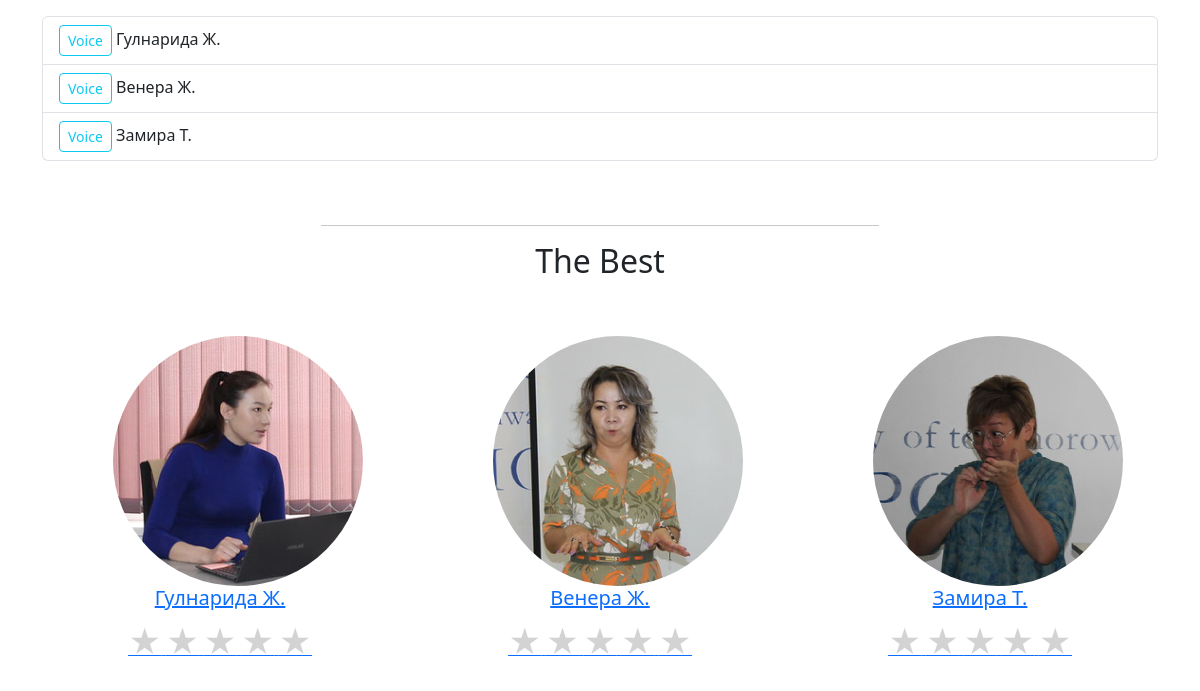
The page / on the database its author committed.
### main/models.py (models this page shows)
class Prepod(models.Model):
    name = models.CharField(max_length=100)
    photo = models.ImageField(upload_to='prepod_photos/', null=True, blank=True)
    bio = models.TextField(null=True, blank=True)  # Биография преподавателя
    department = models.CharField(max_length=100, null=True, blank=True)  # Отдел или кафедра
    def __str__(self):
        return self.name

### main/views.py (the view)
# urls.py: 2. Add a URL to urlpatterns:  path('', views.home, name='home')
def home(request):
    prepods = Prepod.objects.all()
    return render(request, 'home.html', {'prepods': prepods})

### templates/home.html (shortened to what this page needs)
{% extends 'base.html' %}
{% block main %}
    <ul class="list-group">
        {% for prepod in prepods %}
            <li class="list-group-item"><a class="btn btn-outline-info btn-sm" href="{% url 'questionnaire' %}?prepod={{ prepod.id }}">Voice</a> {{ prepod }} <br></li>
        {% endfor %}
    </ul> <br><br>
    <div class="castom-line" ><hr></div>
    <h2 class="text-center">The Best</h2><br><br>
    <div class="row prepod-container">
        {% for prepod in prepods %}
            <a class="col" href="{% url 'result' %}?prepod={{ prepod.id }}">
                    {% if prepod.photo and prepod.photo.url %}
                        <img class="photo-container" src="{{ prepod.photo.url }}" alt="Фото преподавателя" width="250">
                    {% else %}
                        <div class="photo-container">No photo</div>
                    {% endif %}
                    <h5 class="text-center">{{ prepod.name }}</h5>
                    <div class="star-rating text-center">
                        <span class="star" data-value="1">&#9733;</span>
                        <span class="star" data-value="2">&#9733;</span>
                        <span class="star" data-value="3">&#9733;</span>
                        <span class="star" data-value="4">&#9733;</span>
                        <span class="star" data-value="5">&#9733;</span>
                    </div>
            </a>
        {% endfor %}
    </div>
{% endblock %}

### templates/base.html (style rules this page uses)
.star { font-size: 2rem; color: lightgray; cursor: pointer; transition: color 0.2s ease; }

### templates/home.html (style rules this page uses)
.photo-container { width: 250px; height: 250px; border-radius:150px; margin-left: 20%; }
.photo-container { transition: all 0.5s ease; }
.castom-line { width: 50%; margin-left: 25%; }

### rows shown on the page
Prepod: name "Гулнарида Ж.", photo (picture)
Prepod: name "Венера Ж.", photo (picture)
Prepod: name "Замира Т.", photo (picture)
